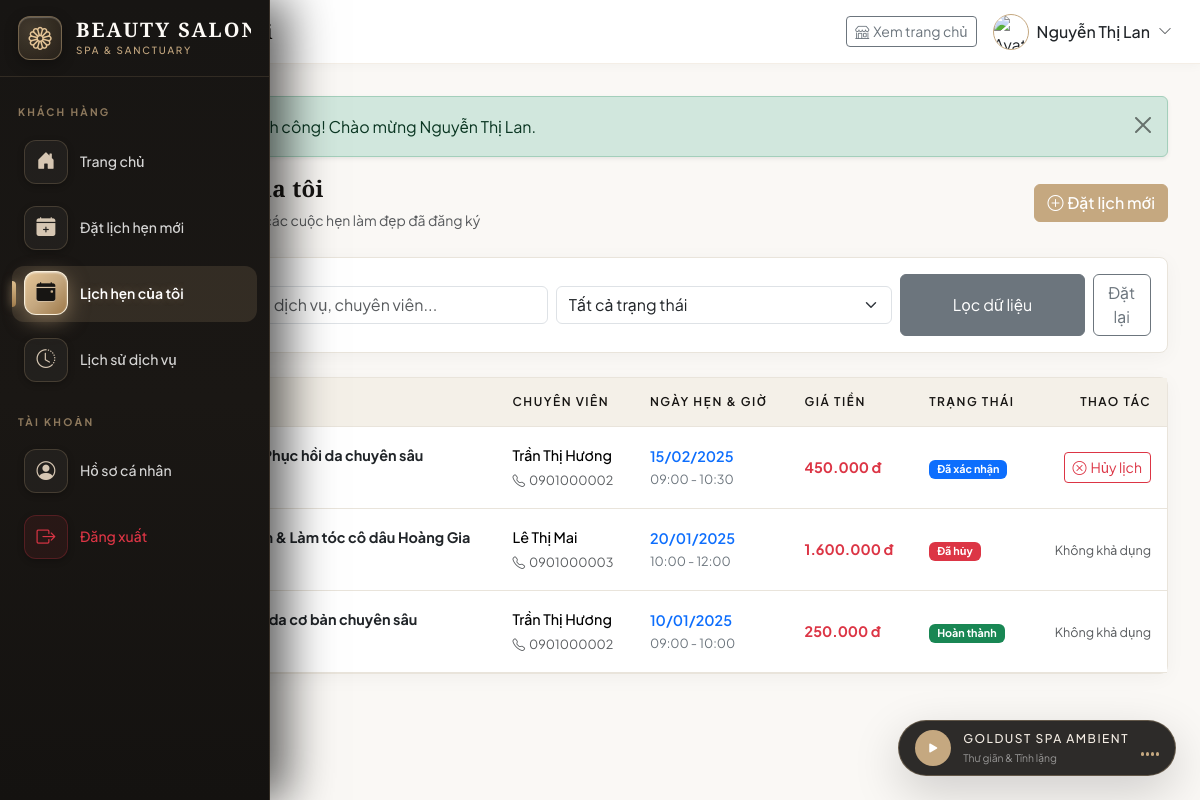
Screenshot of /booking/my_appointments.php (signed in) with the database file from the repository.
### tables this page shows
CREATE TABLE appointments (
    id INT AUTO_INCREMENT PRIMARY KEY,
    customer_id INT NOT NULL,
    staff_id INT NOT NULL,
    service_id INT NOT NULL,
    appointment_date DATE NOT NULL,
    start_time TIME NOT NULL,
    end_time TIME NOT NULL,
    status ENUM('pending', 'confirmed', 'completed', 'cancelled') NOT NULL DEFAULT 'pending',
    notes TEXT,
    created_at TIMESTAMP DEFAULT CURRENT_TIMESTAMP,
    updated_at TIMESTAMP DEFAULT CURRENT_TIMESTAMP ON UPDATE CURRENT_TIMESTAMP,
    FOREIGN KEY (customer_id) REFERENCES users(id) ON DELETE CASCADE ON UPDATE CASCADE,
    FOREIGN KEY (staff_id) REFERENCES users(id) ON DELETE CASCADE ON UPDATE CASCADE,
    FOREIGN KEY (service_id) REFERENCES services(id) ON DELETE CASCADE ON UPDATE CASCADE
);

CREATE TABLE services (
    id INT AUTO_INCREMENT PRIMARY KEY,
    category_id INT NOT NULL,
    name VARCHAR(100) NOT NULL,
    description TEXT,
    price DECIMAL(12,2) NOT NULL DEFAULT 0,
    duration INT NOT NULL DEFAULT 30 COMMENT 'Thời gian thực hiện (phút)',
    image VARCHAR(255),
    status ENUM('active', 'inactive') NOT NULL DEFAULT 'active',
    created_at TIMESTAMP DEFAULT CURRENT_TIMESTAMP,
    FOREIGN KEY (category_id) REFERENCES categories(id) ON DELETE CASCADE ON UPDATE CASCADE
);

CREATE TABLE users (
    id INT AUTO_INCREMENT PRIMARY KEY,
    username VARCHAR(50) NOT NULL UNIQUE,
    password VARCHAR(255) NOT NULL,
    full_name VARCHAR(100) NOT NULL,
    email VARCHAR(100),
    phone VARCHAR(20),
    role ENUM('admin', 'staff', 'customer') NOT NULL DEFAULT 'customer',
    status ENUM('active', 'locked') NOT NULL DEFAULT 'active',
    avatar VARCHAR(255) DEFAULT NULL,
    created_at TIMESTAMP DEFAULT CURRENT_TIMESTAMP,
    updated_at TIMESTAMP DEFAULT CURRENT_TIMESTAMP ON UPDATE CURRENT_TIMESTAMP
);

### config/config.php (called while the page is built, shortened)
<?php
function formatCurrency($amount) {
    return number_format($amount, 0, ',', '.') . ' đ';
}
function formatDate($date) {
    return date('d/m/Y', strtotime($date));
}
function formatTime($time) {
    return date('H:i', strtotime($time));
}
function getAppointmentStatusLabel($status) {
    return match($status) {
        'pending'   => ['label' => 'Chờ xác nhận', 'class' => 'bg-warning text-dark'],
        'confirmed' => ['label' => 'Đã xác nhận', 'class' => 'bg-primary'],
        'completed' => ['label' => 'Hoàn thành', 'class' => 'bg-success'],
        'cancelled' => ['label' => 'Đã hủy', 'class' => 'bg-danger'],
        default     => ['label' => $status, 'class' => 'bg-secondary']
    };
}

### booking/my_appointments.php (the view, shortened to what this page needs)
<?php
require_once __DIR__ . '/../config/config.php';
$db = getDB();
$customerId = $_SESSION['user_id'];
$statusFilter = $_GET['status'] ?? 'all';
$search = trim($_GET['search'] ?? '');
$sql = "
    SELECT a.*, s.name AS service_name, s.price AS service_price, s.duration AS service_duration,
           u.full_name AS staff_name, u.phone AS staff_phone
    FROM appointments a
    JOIN services s ON a.service_id = s.id
    JOIN users u ON a.staff_id = u.id
    WHERE a.customer_id = ?
";
$params = [$customerId];
$sql .= " ORDER BY a.appointment_date DESC, a.start_time DESC";
$stmt = $db->prepare($sql);
$stmt->execute($params);
$appointments = $stmt->fetchAll();
include __DIR__ . '/../includes/header.php';
?>
<div class="d-flex justify-content-between align-items-center mb-4">
    <div>
        <h4 class="fw-bold mb-1"><i class="bi bi-calendar-event me-2 text-primary"></i>Lịch hẹn của tôi</h4>
        <p class="text-muted small mb-0">Theo dõi, quản lý và hủy các cuộc hẹn làm đẹp đã đăng ký</p>
    </div>
    <a href="<?= BASE_URL ?>booking/index.php" class="btn btn-primary">
        <i class="bi bi-plus-circle me-1"></i>Đặt lịch mới
    </a>
</div>
<div class="card table-card mb-4">
    <div class="card-body p-3">
        <form action="" method="GET" class="row g-2 align-items-center">
            <div class="col-md-5">
                <div class="input-group">
                    <span class="input-group-text bg-white"><i class="bi bi-search text-muted"></i></span>
                    <input type="text" name="search" class="form-control" placeholder="Tìm theo tên dịch vụ, chuyên viên..." value="<?= htmlspecialchars($search) ?>">
                </div>
            </div>
            <div class="col-md-4">
                <select name="status" class="form-select" onchange="this.form.submit()">
                    <option value="all" <?= $statusFilter === 'all' ? 'selected' : '' ?>>Tất cả trạng thái</option>
                </select>
            </div>
            <div class="col-md-3 d-flex gap-2">
                <button type="submit" class="btn btn-secondary w-100">Lọc dữ liệu</button>
                <a href="<?= BASE_URL ?>booking/my_appointments.php" class="btn btn-outline-secondary">Đặt lại</a>
            </div>
        </form>
    </div>
</div>
<?php if (empty($appointments)): ?>
    <div class="card table-card p-5 text-center">
        <i class="bi bi-calendar-x display-4 text-muted mb-3"></i>
        <h5 class="fw-bold">Bạn chưa có lịch hẹn nào phù hợp</h5>
        <p class="text-muted small mb-3">Hãy đặt lịch ngay để được trải nghiệm các dịch vụ làm đẹp cao cấp tại salon!</p>
        <div>
            <a href="<?= BASE_URL ?>booking/index.php" class="btn btn-primary px-4">
                <i class="bi bi-calendar-plus me-1"></i>Đặt lịch ngay
            </a>
        </div>
    </div>
<?php else: ?>
    <div class="card table-card">
        <div class="table-responsive">
            <table class="table table-hover align-middle mb-0">
                <thead class="table-light">
                    <tr>
                        <th class="ps-3">Mã #</th>
                        <th>Dịch vụ</th>
                        <th>Chuyên viên</th>
                        <th>Ngày hẹn & Giờ</th>
                        <th>Giá tiền</th>
                        <th>Trạng thái</th>
                        <th class="text-end pe-3">Thao tác</th>
                    </tr>
                </thead>
                <tbody>
                    <?php foreach ($appointments as $apt):
                        $statusMeta = getAppointmentStatusLabel($apt['status']);
                    ?>
                    <tr>
                        <td class="ps-3 fw-bold text-muted">#<?= $apt['id'] ?></td>
                        <td>
                            <div class="fw-bold text-dark"><?= htmlspecialchars($apt['service_name']) ?></div>
                            <small class="text-muted"><i class="bi bi-clock me-1"></i><?= $apt['service_duration'] ?> phút</small>
                        </td>
                        <td>
                            <div class="fw-medium"><?= htmlspecialchars($apt['staff_name']) ?></div>
                            <small class="text-muted"><i class="bi bi-telephone me-1"></i><?= htmlspecialchars($apt['staff_phone'] ?? 'N/A') ?></small>
                        </td>
                        <td>
                            <div class="fw-semibold text-primary"><?= formatDate($apt['appointment_date']) ?></div>
                            <div class="small text-secondary"><?= formatTime($apt['start_time']) ?> - <?= formatTime($apt['end_time']) ?></div>
                        </td>
                        <td class="fw-bold text-danger"><?= formatCurrency($apt['service_price']) ?></td>
                        <td>
                            <span class="badge <?= $statusMeta['class'] ?> px-2 py-1"><?= $statusMeta['label'] ?></span>
                        </td>
                        <td class="text-end pe-3">
                            <?php if (in_array($apt['status'], ['pending', 'confirmed'])): ?>
                                <button type="button" class="btn btn-sm btn-outline-danger"
                                        onclick="openCancelModal(<?= $apt['id'] ?>, '<?= htmlspecialchars($apt['service_name']) ?>', '<?= formatDate($apt['appointment_date']) ?> <?= formatTime($apt['start_time']) ?>')">
                                    <i class="bi bi-x-circle me-1"></i>Hủy lịch
                                </button>
                            <?php else: ?>
                                <span class="text-muted small">Không khả dụng</span>
                            <?php endif; ?>
                        </td>
                    </tr>
                    <?php endforeach; ?>
                </tbody>
            </table>
        </div>
    </div>
<?php endif; ?>
<?php include __DIR__ . '/../includes/footer.php'; ?>

### assets/css/style.css (style rules this page uses)
:root { --gold: #c5a880; --gold-light: #e5d5c0; --gold-dark: #9e7949; --gold-hover: #b38f5e; --canvas: #faf8f5; --surface: #ffffff; --surface-alt: #f4f0e8; --dark: #1c1a17; --dark-surface: #24211d; --dark-muted: #3a3530; --text-main: #2b2723; --text-muted: #78716a; --border-color: rgba(197, 168, 128, 0.3); --border-light: #e9e4db; --success: #2e7d32; --danger: #b71c1c; --warning: #c5a880; --info: #37474f; --font-serif: 'Cormorant Garamond', Georgia, serif; --font-sans: 'Plus Jakarta Sans', -apple-system, BlinkMacSystemFont, sans-serif; --radius-sm: 4px; --radius-md: 8px; --radius-lg: 16px; --radius-full: 9999px; --shadow-subtle: 0 4px 20px rgba(28, 26, 23, 0.04); --shadow-medium: 0 10px 30px rgba(28, 26, 23, 0.08); --shadow-hover: 0 16px 40px rgba(197, 168, 128, 0.15); }
* { margin: 0; padding: 0; box-sizing: border-box; }
html, body { overflow-x: hidden; width: 100%; max-width: 100vw; }
body { font-family: var(--font-sans); background-color: var(--canvas); color: var(--text-main); line-height: 1.7; font-weight: 400; -webkit-font-smoothing: antialiased; }
h1, h2, h3, h4, .font-serif { font-family: var(--font-serif); color: var(--dark); font-weight: 600; letter-spacing: 0.5px; }
h4 { font-size: 1.4rem; line-height: 1.4; }
p { color: var(--text-muted); }
a { color: var(--gold-dark); text-decoration: none; transition: all 0.25s ease; }
.table-card { background: #ffffff; border: 1px solid var(--border-light) !important; box-shadow: var(--shadow-subtle) !important; }
.table thead th { background-color: var(--surface-alt) !important; color: var(--dark) !important; font-family: var(--font-sans); font-size: 0.75rem; text-transform: uppercase; letter-spacing: 1.5px; font-weight: 600; border-bottom: 1px solid var(--border-light); padding: 14px 16px; }
.table tbody td { padding: 16px; border-bottom: 1px solid var(--border-light); font-size: 0.9rem; }

### includes/header.php (style rules this page uses)
:root { --sidebar-collapsed-width: 76px; --sidebar-expanded-width: 270px; --gold: #c5a880; --gold-light: #f4ede4; --gold-dark: #9e7949; --dark: #171513; --dark-elevated: #221f1b; --canvas: #faf8f5; }
body { font-family: 'Plus Jakarta Sans', -apple-system, BlinkMacSystemFont, sans-serif; background-color: var(--canvas); color: #2b2723; }
h1, h2, h3, h4, h5, .font-serif { font-family: 'Cormorant Garamond', Georgia, serif; letter-spacing: 0.3px; }
.table-card { background: #fff; border: 1px solid rgba(197, 168, 128, 0.2); border-radius: 8px; box-shadow: 0 4px 15px rgba(28,26,23,0.04); }
.btn-primary { background-color: var(--gold) !important; border-color: var(--gold) !important; color: #fff !important; font-weight: 500; }

### rows the page displays
appointments: id "6", service.name "Trị mụn & Phục hồi da chuyên sâu", staff.full_name "Trần Thị Hương", staff.phone "0901000002", appointment_date "15/02/2025", start_time "09:00", end_time "10:30", service.price "450.000 đ", status "Đã xác nhận"
appointments: id "11", service.name "Trang điểm & Làm tóc cô dâu Hoàng Gia", staff.full_name "Lê Thị Mai", staff.phone "0901000003", appointment_date "20/01/2025", start_time "10:00", end_time "12:00", service.price "1.600.000 đ", status "Đã hủy", shows "Không khả dụng"
appointments: service.name "Chăm sóc da cơ bản chuyên sâu", staff.full_name "Trần Thị Hương", staff.phone "0901000002", appointment_date "10/01/2025", start_time "09:00", end_time "10:00", service.price "250.000 đ", status "Hoàn thành", shows "Không khả dụng"

### other values shown
$pageTitle "Lịch hẹn của tôi"
$currentUser['full_name'] "Nguyễn Thị Lan"
$flash['message'] "Đăng nhập thành công! Chào mừng Nguyễn Thị Lan."
